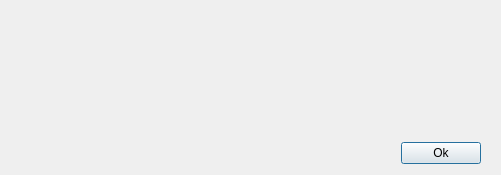
<?xml version="1.0" encoding="UTF-8"?>
<ui version="4.0">
 <class>SummaryDialog</class>
 <widget class="QDialog" name="SummaryDialog">
  <property name="geometry">
   <rect>
    <x>0</x>
    <y>0</y>
    <width>501</width>
    <height>175</height>
   </rect>
  </property>
  <property name="windowTitle">
   <string>Submit to ShotGrid</string>
  </property>
  <layout class="QVBoxLayout" name="verticalLayout">
   <property name="leftMargin">
    <number>20</number>
   </property>
   <property name="rightMargin">
    <number>20</number>
   </property>
   <item>
    <widget class="QStackedWidget" name="stackedWidget">
     <property name="currentIndex">
      <number>0</number>
     </property>
     <widget class="QWidget" name="page">
      <layout class="QVBoxLayout" name="verticalLayout_2">
       <item>
        <widget class="QLabel" name="label">
         <property name="text">
          <string/>
         </property>
         <property name="pixmap">
          <pixmap resource="resources.qrc">:/tk-flame-review/submission_complete.png</pixmap>
         </property>
        </widget>
       </item>
      </layout>
     </widget>
     <widget class="QWidget" name="page_2">
      <layout class="QVBoxLayout" name="verticalLayout_3">
       <item>
        <widget class="QLabel" name="label_2">
         <property name="text">
          <string/>
         </property>
         <property name="pixmap">
          <pixmap resource="resources.qrc">:/tk-flame-review/submission_failed.png</pixmap>
         </property>
        </widget>
       </item>
      </layout>
     </widget>
    </widget>
   </item>
   <item>
    <layout class="QHBoxLayout" name="horizontalLayout">
     <item>
      <spacer name="horizontalSpacer">
       <property name="orientation">
        <enum>Qt::Horizontal</enum>
       </property>
       <property name="sizeHint" stdset="0">
        <size>
         <width>368</width>
         <height>20</height>
        </size>
       </property>
      </spacer>
     </item>
     <item>
      <widget class="QPushButton" name="submit">
       <property name="text">
        <string>Ok</string>
       </property>
      </widget>
     </item>
    </layout>
   </item>
  </layout>
 </widget>
 <resources>
  <include location="resources.qrc"/>
 </resources>
 <connections/>
</ui>
